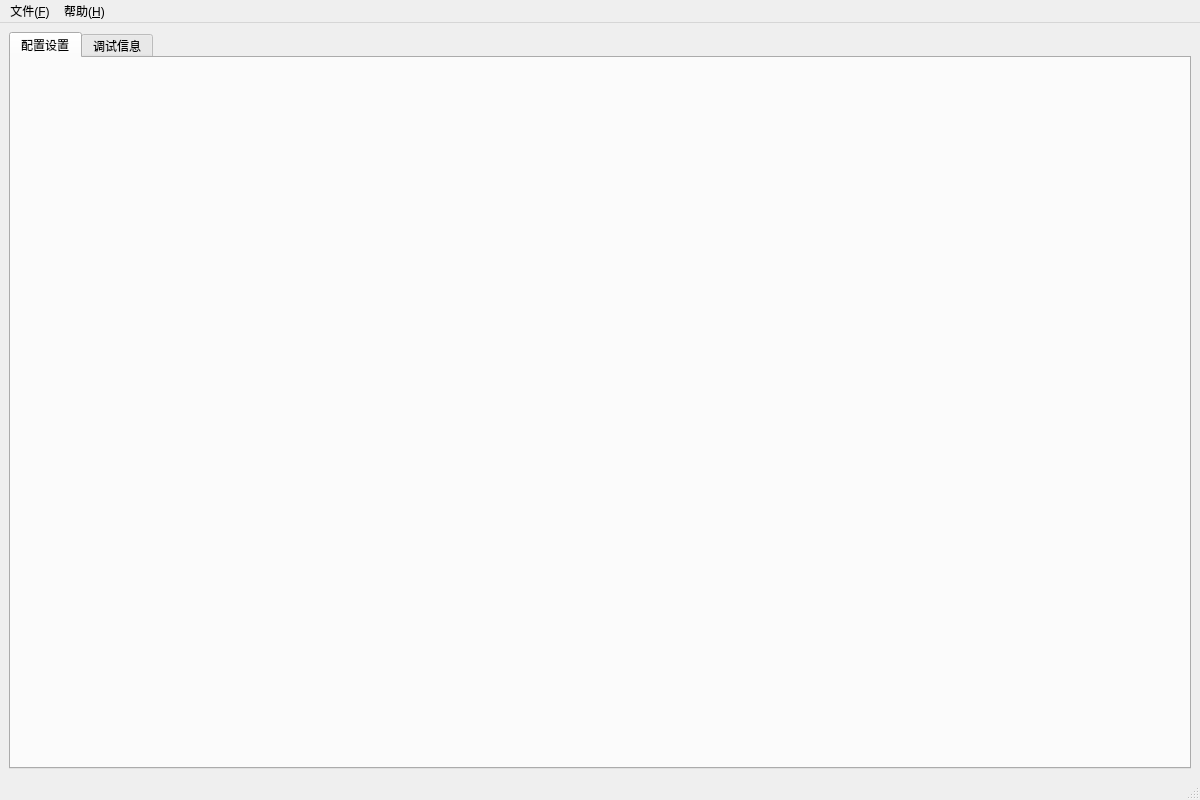
<?xml version="1.0" encoding="UTF-8"?>
<ui version="4.0">
 <class>MainWindow</class>
 <widget class="QMainWindow" name="MainWindow">
  <property name="geometry">
   <rect>
    <x>0</x>
    <y>0</y>
    <width>1200</width>
    <height>800</height>
   </rect>
  </property>
  <property name="windowTitle">
   <string>H7 IPSet 上位机</string>
  </property>
  <property name="windowIcon">
   <iconset>
    <normaloff>.</normaloff>.</iconset>
  </property>
  <widget class="QWidget" name="centralwidget">
   <layout class="QVBoxLayout" name="verticalLayout">
    <item>
     <widget class="QTabWidget" name="tabWidget">
      <property name="currentIndex">
       <number>0</number>
      </property>
      <widget class="QWidget" name="configTab">
       <attribute name="title">
        <string>配置设置</string>
       </attribute>
       <layout class="QVBoxLayout" name="configTabLayout">
        <item>
         <widget class="QWidget" name="configWidgetPlaceholder" native="true">
          <property name="sizePolicy">
           <sizepolicy hsizetype="Expanding" vsizetype="Expanding">
            <horstretch>0</horstretch>
            <verstretch>0</verstretch>
           </sizepolicy>
          </property>
         </widget>
        </item>
       </layout>
      </widget>
      <widget class="QWidget" name="debugTab">
       <attribute name="title">
        <string>调试信息</string>
       </attribute>
       <layout class="QVBoxLayout" name="debugTabLayout">
        <item>
         <widget class="QWidget" name="debugWidgetPlaceholder" native="true">
          <property name="sizePolicy">
           <sizepolicy hsizetype="Expanding" vsizetype="Expanding">
            <horstretch>0</horstretch>
            <verstretch>0</verstretch>
           </sizepolicy>
          </property>
         </widget>
        </item>
       </layout>
      </widget>
     </widget>
    </item>
   </layout>
  </widget>
  <widget class="QMenuBar" name="menubar">
   <property name="geometry">
    <rect>
     <x>0</x>
     <y>0</y>
     <width>1200</width>
     <height>25</height>
    </rect>
   </property>
   <widget class="QMenu" name="menuFile">
    <property name="title">
     <string>文件(&amp;F)</string>
    </property>
    <addaction name="actionSaveConfig"/>
    <addaction name="actionLoadConfig"/>
    <addaction name="separator"/>
    <addaction name="actionExit"/>
   </widget>
   <widget class="QMenu" name="menuHelp">
    <property name="title">
     <string>帮助(&amp;H)</string>
    </property>
    <addaction name="actionAbout"/>
   </widget>
   <addaction name="menuFile"/>
   <addaction name="menuHelp"/>
  </widget>
  <widget class="QStatusBar" name="statusbar">
   <property name="sizeGripEnabled">
    <bool>true</bool>
   </property>
  </widget>
  <action name="actionSaveConfig">
   <property name="text">
    <string>保存配置(&amp;S)</string>
   </property>
   <property name="statusTip">
    <string>保存当前配置到文件</string>
   </property>
   <property name="shortcut">
    <string>Ctrl+S</string>
   </property>
  </action>
  <action name="actionLoadConfig">
   <property name="text">
    <string>加载配置(&amp;L)</string>
   </property>
   <property name="statusTip">
    <string>从文件加载配置</string>
   </property>
   <property name="shortcut">
    <string>Ctrl+O</string>
   </property>
  </action>
  <action name="actionExit">
   <property name="text">
    <string>退出(&amp;X)</string>
   </property>
   <property name="statusTip">
    <string>退出应用程序</string>
   </property>
   <property name="shortcut">
    <string>Ctrl+Q</string>
   </property>
  </action>
  <action name="actionAbout">
   <property name="text">
    <string>关于(&amp;A)</string>
   </property>
   <property name="statusTip">
    <string>关于本应用程序</string>
   </property>
  </action>
 </widget>
 <resources/>
 <connections/>
</ui>
